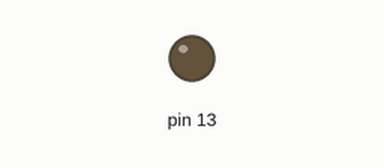
This sketch was run on a simulated Arduino Uno, built with avr-gcc and run on an emulated ATmega328P. Shown: output pins drawn as LEDs (lit = HIGH).

Above: at 0.7 s.
At 5.2 s:
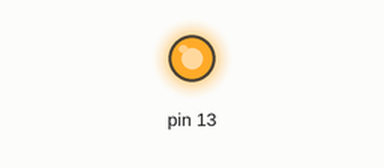
Timing chart, 0 to 6.9 s (numbered marks = the images above):
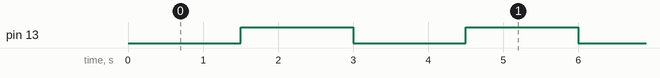

Measured:
- by itself, pin 13: alternates HIGH for 1.5 s and LOW for 1.5 s

The sketch:

LED_beamen.ino
```cpp
int i=0;
void setup() {
  // put your setup code here, to run once:
  pinMode(13, OUTPUT);
}

void loop() {
  // put your main code here, to run repeatedly:
  //digitalWrite(13,HIGH);
  //delay(10);
  //digitalWrite(13,LOW);
  //delay(2);

  if(i>255)
  {
    i=0;
  }
  analogWrite(13, i);
  i=i+50;
  delay(500);
}
```
